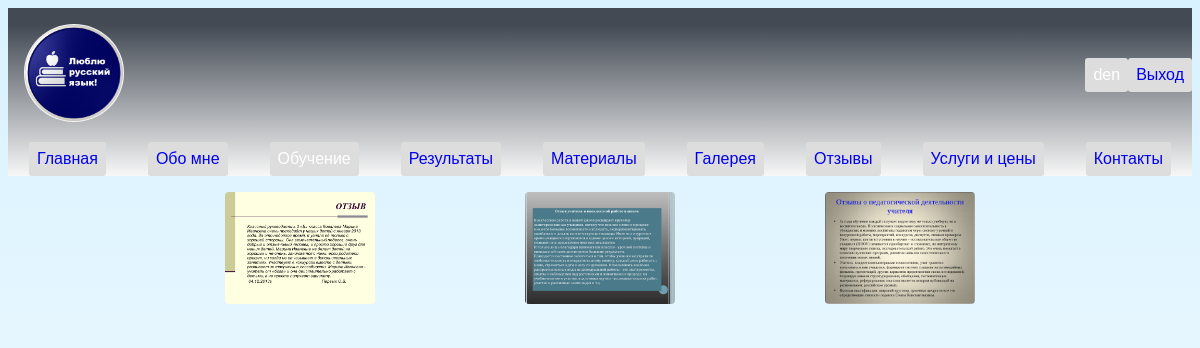
The page /education_photo/ (signed in) on the database its author committed.
### site_anna/models.py (models this page shows)
class User(AbstractUser):
    email_validator = EmailValidator()
    phone_number = models.CharField(max_length=12, blank=True)
    email = models.EmailField(
        _("email address"),
        unique=False,
        blank=False,
        null=False,
        validators=[email_validator],
    )
    on_the_list = models.BooleanField(default=False)

class PhotoReview(models.Model):
    image = models.ImageField(upload_to="photo/", verbose_name="Фото ")
    created_at = models.DateTimeField(auto_now_add=True, verbose_name="Время создания")
    class Meta:
        verbose_name = "Фото"
        verbose_name_plural = "Галерея"
    def __str__(self):
        return self.image.url

### site_anna/views.py (the view)
# urls.py: path("education_photo/", education_photo, name="education_photo"),
def education_photo(request):
    education_photo = PhotoReview.objects.all()
    return render(
        request,
        "education_photo.html",
        {"education_photo": education_photo, "flag": flag_user(request)},
    )

### site_anna/views.py (called while the page is built)
def flag_user(request):
    if request.user.is_authenticated:
        try:
            user = User.objects.get(pk=request.user.id)
            flag = 1 if user.on_the_list else 0
        except Exception as e:
            print(e)
    else:
        flag = 0
    return flag

### site_anna/templates/education_photo.html (shortened to what this page needs)
{% extends 'main.html' %}
{% block content %}
  <div class="container_img">
    {% for img in education_photo %}
      <div class="image-block">
        <img src="{{ img }}" width="200" alt="" />
      </div>
    {% endfor %}
  </div>
{% endblock %}

### site_anna/templates/main.html (shortened to what this page needs)
<!DOCTYPE html>
<html lang="en">
  <head>
  </head>
  <body>
    <div class="container">
      <div class="body">
        <div class="navbar">
          <div class="navbar-1">
            <div class="img">
              <img src="/static/photo_main_logo.jpg" width="100" alt="" />
            </div>
          </div>
          <div class="navbar-2">
            {% if request.user.is_authenticated %}
              <div class="dropbtn">{{ request.user }}</div>
              <div class="dropbtn">
                <a href="{% url 'logout' %}" >Выход</a>
              </div>
            {% endif %}
          </div>
        </div>
        <div class="menu">
          <div class="dropbtn">
            <a href="{% url 'index' %}" >Главная</a>
          </div>
          <div class="dropbtn">
            <a href="{% url 'about_me' %}" >Обо мне</a>
          </div>
          <div class="dropdown">
            <div class="dropbtn">Обучение</div>
          </div>
          <div class="dropbtn">
            <a href="{% url 'results' %}" >Результаты</a>
          </div>
          {% if flag == 1 %}
            <div class="dropbtn">
              <a href="{% url 'pdf_list' %}" >Материалы</a>
            </div>
          {% endif %}
          <div class="dropbtn">
            <a href="{% url 'education_photo' %}" >Галерея</a>
          </div>
          <div class="dropbtn">
            <a href="{% url 'review' %}">Отзывы</a>
          </div>
          <div class="dropbtn">
            <a href="{% url 'price' %}">Услуги и цены</a>
          </div>
          <div class="dropbtn">
            <a href="{% url 'contact' %}" >Контакты</a>
          </div>
        </div>
      </div>
      <div class="content">
        {% block content %}
        {% endblock %}
      </div>
    </div>
  </body>
</html>

### site_anna/templates/education_photo.html (style rules this page uses)
.container_img { display: flex; flex-wrap: wrap; align-items: center; justify-content: center; }
.image-block { width: 300px; transition: transform 0.5s; text-align: center; }
.image-block img { width: 50%; height: 50%; object-fit: cover; border-radius: 20px; transition: transform 0.5s; }

### site_anna/templates/main.html (style rules this page uses)
.dropbtn { border-radius: 3px; background-color: #ddd; color: white; padding: 8px; font-size: 16px; border: none; font-family: Arial, sans-serif; }
.dropdown { position: relative; display: inline-block; }
.navbar-2 { display: flex; flex-direction: row; }
a { text-decoration: none; }
.navbar-1 { text-align: center; }
.navbar { display: flex; justify-content: space-between; align-items: center; }
.content { font-family: Arial, sans-serif; min-height: 100vh; }
.body { background-color: #f7f7f7; background-image: linear-gradient(to bottom, #434a54 10%, #f7f7f7 100%); }
body { font-family: Arial, sans-serif; background: linear-gradient(to bottom, rgba(190, 233, 255, 0.6), rgba(255, 255, 255, 0.6)); }
img { padding: 2vh; border-radius: 50%; }
.menu { display: flex; flex-wrap: wrap; justify-content: space-around; align-items: center; font-size: 0.8em; }

### rows shown on the page
User: user "den"
PhotoReview: image (picture)
PhotoReview: image (picture)
PhotoReview: image (picture)
